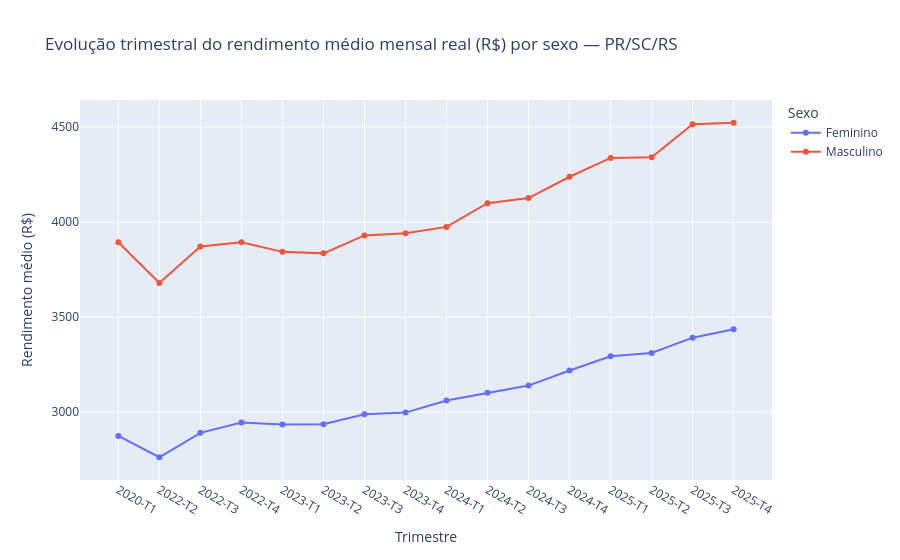

The code cell stored with this chart in its notebook:
### Markdown cell above
### 6.6 Gráfico de linha — evolução temporal do rendimento

Evolução trimestral do rendimento médio mensal real (R$, tabela 5436), por sexo,
agregando as três UFs.

### Code cell
# periodo no formato AAAASS -> rótulo "AAAA-Tn" para o eixo temporal
df_rendimento = df_rendimento.copy()
df_rendimento["ano"] = df_rendimento["periodo"] // 100
df_rendimento["trimestre"] = df_rendimento["periodo"] % 100
df_rendimento["periodo_label"] = (
    df_rendimento["ano"].astype(str) + "-T" + df_rendimento["trimestre"].astype(str)
)

evolucao = (
    df_rendimento.groupby(["periodo", "periodo_label", "sexo"])["valor"]
    .mean()
    .reset_index()
    .sort_values("periodo")
)

fig = px.line(
    evolucao,
    x="periodo_label",
    y="valor",
    color="sexo",
    markers=True,
    title="Evolução trimestral do rendimento médio mensal real (R$) por sexo — PR/SC/RS",
    labels={"periodo_label": "Trimestre", "valor": "Rendimento médio (R$)", "sexo": "Sexo"},
)
fig.show()

### Figure 1 — Plotly figure (JSON) as saved in the notebook; plotly's stock layout.template omitted (floating-point values rounded to 4 significant figures)
{"data": [{"hovertemplate": "Sexo=Feminino<br>Trimestre=%{x}<br>Rendimento médio (R$)=%{y}<extra></extra>", "legendgroup": "Feminino", "line": {"color": "#636efa", "dash": "solid"}, "marker": {"symbol": "circle"}, "mode": "lines+markers", "name": "Feminino", "orientation": "v", "showlegend": true, "type": "scatter", "x": ["2020-T1", "2022-T2", "2022-T3", "2022-T4", "2023-T1", "2023-T2", "2023-T3", "2023-T4", "2024-T1", "2024-T2", "2024-T3", "2024-T4", "2025-T1", "2025-T2", "2025-T3", "2025-T4"], "xaxis": "x", "y": [2874.0, 2762.0, 2890.0, 2945.0, 2934.0, 2936.0, 2988.0, 2997.0, 3061.0, 3102.0, 3139.0, 3219.0, 3293.0, 3311.0, 3392.0, 3436.0], "yaxis": "y"}, {"hovertemplate": "Sexo=Masculino<br>Trimestre=%{x}<br>Rendimento médio (R$)=%{y}<extra></extra>", "legendgroup": "Masculino", "line": {"color": "#EF553B", "dash": "solid"}, "marker": {"symbol": "circle"}, "mode": "lines+markers", "name": "Masculino", "orientation": "v", "showlegend": true, "type": "scatter", "x": ["2020-T1", "2022-T2", "2022-T3", "2022-T4", "2023-T1", "2023-T2", "2023-T3", "2023-T4", "2024-T1", "2024-T2", "2024-T3", "2024-T4", "2025-T1", "2025-T2", "2025-T3", "2025-T4"], "xaxis": "x", "y": [3894.0, 3679.0, 3872.0, 3894.0, 3843.0, 3835.0, 3930.0, 3941.0, 3975.0, 4100.0, 4127.0, 4239.0, 4338.0, 4341.0, 4515.0, 4523.0], "yaxis": "y"}], "layout": {"legend": {"title": {"text": "Sexo"}, "tracegroupgap": 0}, "title": {"text": "Evolução trimestral do rendimento médio mensal real (R$) por sexo — PR/SC/RS"}, "xaxis": {"anchor": "y", "domain": [0, 1], "title": {"text": "Trimestre"}}, "yaxis": {"anchor": "x", "domain": [0, 1], "title": {"text": "Rendimento médio (R$)"}}}}
